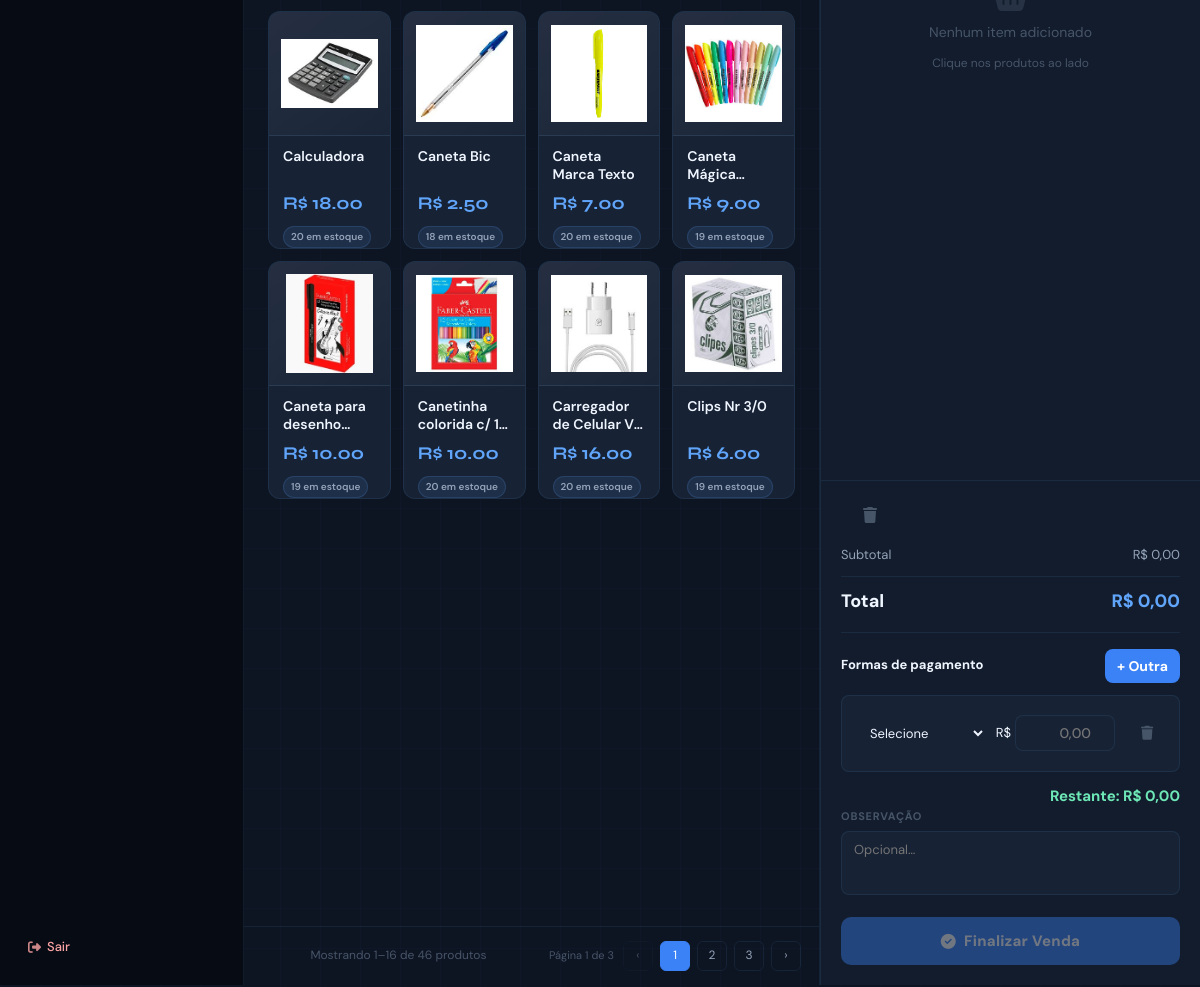
The page /pdv/ (signed in, middle part) on the database as committed earlier.
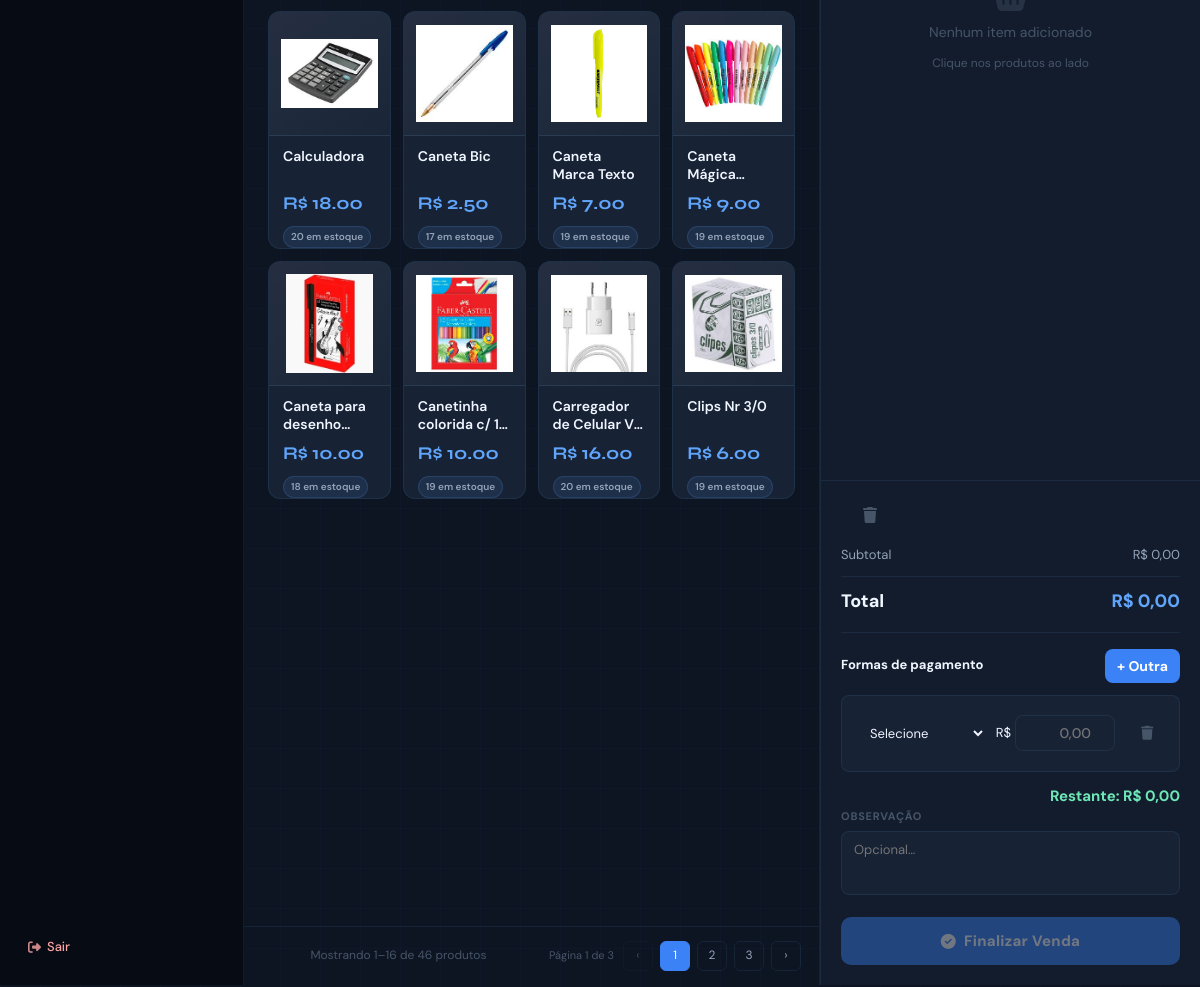
The same page on the database as committed later.
### app/models/produto.py (models this page shows, shortened)
class Produto(Base):
    __tablename__ = "produtos"
    id = Column(Integer, primary_key=True, autoincrement=True, index=True)
    nome = Column(String(150), nullable=False, index=True, unique=True)
    preco = Column(Float, nullable=False, default=0.0)
    ativo = Column(Boolean, default=True)
    imagem_path = Column(String(255), nullable=True)
    categoria_id = Column(Integer, ForeignKey("categorias.id", ondelete="SET NULL"), nullable=True)
    categoria = relationship("Categoria", back_populates="produtos")
    variacoes = relationship("Variacao", back_populates="produto", cascade="all, delete-orphan")
    @property
    def estoque_total(self) -> int:
        """Saldo consolidado de todas as variações do produto."""
        return sum(variacao.estoque_atual for variacao in self.variacoes)
    @property
    def estoque_total(self):
        """Quantidade disponível, calculada a partir das variações do produto."""
        return sum(variacao.estoque_atual or 0 for variacao in self.variacoes)

### app/models/variacoes.py (models this page shows, shortened)
class Variacao(Base):
    __tablename__ = "variacoes"
    __table_args__ = (
        UniqueConstraint("produto_id", "tamanho", "cor", name="uq_variacao_produto_tamanho_cor"),
    )
    id = Column(Integer, primary_key=True, autoincrement=True, index=True)
    produto_id = Column(Integer, ForeignKey("produtos.id", ondelete="CASCADE"), nullable=False)
    tamanho = Column(String(10), nullable=False)  # Ex: 'P', 'M', 'G', 'GG'
    cor = Column(String(50), nullable=False)      # Ex: 'Azul', 'Preto'
    estoque_atual = Column(Integer, nullable=False, default=0)
    imagem_path = Column(String(255), nullable=True)
    produto = relationship("Produto", back_populates="variacoes")

### app/controllers/pdv_controller.py (the view)
@router.get("/")
def tela_pdv(
    request: Request,
    busca: str = "",
    pagina: int = 1,
    por_pagina: int = 16,
    db: Session = Depends(get_db),
    usuario = Depends(get_usuario_logado)
):
    query_produtos = (
        db.query(Produto)
        .join(Produto.variacoes)
        .filter(Produto.ativo == True)
        .group_by(Produto.id)
        .having(func.sum(Variacao.estoque_atual) > 0)
    )
    if busca:
        query_produtos = query_produtos.filter(Produto.nome.ilike(f"%{busca}%"))
    resultado = paginar(query_produtos.order_by(Produto.nome), pagina, por_pagina)
    clientes  = (
        db.query(Cliente)
        .filter(Cliente.ativo == True)
        .order_by(Cliente.nome)
        .all()
    )
    return templates.TemplateResponse(
        request,
        "pdv/index.html",
        {
            "request":             request,
            "usuario":             usuario,
            "produtos":            resultado.itens,
            "clientes":            clientes,
            "desconto_associado":  DESCONTO_ASSOCIADO,
            "busca":               busca,
            "pagina":              resultado.atual,
            "por_pagina":          resultado.por_pagina,
            "total_paginas":       resultado.total_paginas,
            "total_produtos":      resultado.total_itens,
        }
    )

### app/templates/pdv/index.html (shortened to what this page needs)
{% extends "base.html" %}
{% from "components/pagination.html" import render as render_pagination with context %}
{% block content %}
<div class="pdv-layout">
    <section class="produtos-panel">
        <div class="produtos-grid {% if por_pagina > 16 %}compacto{% endif %}" id="produtos-grid">
            {% for p in produtos %}
            <div class="produto-card {% if p.estoque_total == 0 %}sem-estoque{% endif %}" data-id="{{ p.id }}"
                data-nome="{{ p.nome }}" data-preco="{{ p.preco }}" data-estoque="{{ p.estoque_total }}"
                data-imagem="{{ p.imagem_url }}" role="button" tabindex="0"
                onclick="abrirSeletorVariacao(this)"
                onkeydown="if (event.key === 'Enter' || event.key === ' ') { event.preventDefault(); abrirSeletorVariacao(this); }">
                    <div class="produto-imagem {% if not p.imagem_path %}sem-imagem{% endif %}">
                        {% if p.imagem_path %}
                        <img src="{{ p.imagem_url }}" alt="{{ p.nome }}" loading="lazy">
                        {% else %}
                        <span class="produto-imagem-inicial" aria-hidden="true">{{ p.nome[:1]|upper }}</span>
                        <i class="fas fa-box-open" aria-label="Produto sem imagem"></i>
                        {% endif %}
                    </div>
                    <div class="produto-conteudo">
                    <span class="produto-nome">{{ p.nome }}</span>
                    <span class="produto-preco">R$ {{ "%.2f"|format(p.preco) }}</span>
                    <span class="produto-estoque">
                        {% if p.estoque_total == 0 %}
                        Sem estoque
                        {% else %}
                        {{ p.estoque_total }} em estoque
                        {% endif %}
                    </span>
                    </div>
            </div>
            {% endfor %}
        </div>
        {{ render_pagination(pagina, por_pagina, total_produtos, total_paginas, 'produtos') }}
    </section>
    <aside class="carrinho-panel">
        <div id="carrinho-itens">
            <div class="carrinho-vazio" id="carrinho-vazio">
                <i class="fas fa-shopping-basket"></i>
                <span>Nenhum item adicionado</span>
                <span style="font-size:12px;color:var(--text-muted);">Clique nos produtos ao lado</span>
            </div>
        </div>
        <div class="carrinho-footer">
            <div class="carrinho-header-inline">
                <button type="button" class="btn-limpar-carrinho" onclick="limparCarrinho()" title="Limpar carrinho">
                    <i class="fas fa-trash"></i>
                </button>
            </div>
            <div class="total-linha">
                <span>Subtotal</span>
                <span id="subtotal-val">R$ 0,00</span>
            </div>
            <div class="total-linha final">
                <span>Total</span>
                <span id="total-val">R$ 0,00</span>
            </div>
            <div class="pagamentos-wrap">
                <div class="pagamentos-header">
                    <label>Formas de pagamento</label>
                    <button type="button" id="btn-add-pagamento" class="btn-add-pagamento">+ Outra</button>
                </div>
                <div id="pagamentos-list" class="pagamentos-list"></div>
                <div class="pagamento-restante" id="pagamento-restante">Restante: R$ 0,00</div>
            </div>
            <div class="obs-wrap">
                <label>Observação</label>
                <textarea id="obs-input" placeholder="Opcional…"></textarea>
            </div>
            <form id="form-venda" method="POST" action="/pdv/finalizar">
                <button id="btn-finalizar" type="button" disabled>
                    <i class="fas fa-check-circle"></i>
                    Finalizar Venda
                </button>
            </form>
        </div>
    </aside>
</div>
{% endblock %}

### app/templates/base.html (shortened to what this page needs)
<!DOCTYPE html>
<html lang="pt-BR">
<head>
    <link rel="stylesheet" href="https://cdnjs.cloudflare.com/ajax/libs/font-awesome/6.4.0/css/all.min.css">
</head>
<body class="{{ 'has-sidebar' if usuario else '' }}">
    {% if usuario %}
    {% set current_path = request.url.path if request is defined else '' %}
    {% set is_home = current_path == '/' %}
    {% set is_cliente = current_path == '/cliente' or current_path.startswith('/cliente/') %}
    {% set is_produtos = current_path == '/produtos' or current_path.startswith('/produtos/') %}
    {% set is_categorias = current_path == '/categorias' or current_path.startswith('/categorias/') %}
    {% set is_usuarios = current_path == '/usuarios' or current_path.startswith('/usuarios/') %}
    {% set is_movimentacoes = current_path == '/movimentacoes' or current_path.startswith('/movimentacoes/') %}
    {% set is_armarios = current_path == '/armarios' or current_path.startswith('/armarios/') %}
    {% set is_pdv = current_path == '/pdv' or current_path.startswith('/pdv/') %}
    {% set is_admin = usuario.role == 'admin' %}
    <aside class="sidebar" id="sidebar" aria-label="Navegacao principal">
        <nav class="sidebar-nav">
            <a href="/auth/logout" class="nav-btn logout"><i class="fas fa-right-from-bracket"></i> Sair</a>
        </nav>
    </aside>
    {% endif %}
    <main>
        {% block content %}{% endblock %}
    </main>
</body>
</html>

### app/templates/components/pagination.html (shortened to what this page needs)
{% macro render(pagina, por_pagina, total_itens, total_paginas, item_nome='registros') %}
{% set inicio = (pagina - 1) * por_pagina + 1 if total_itens else 0 %}
{% set fim = [pagina * por_pagina, total_itens] | min %}
{% set primeira_visivel = [1, pagina - 2] | max %}
{% set ultima_visivel = [total_paginas, pagina + 2] | min %}
{% if total_itens > 2 %}
<div class="server-pagination">
  <span id="paginationSummary" class="server-pagination__summary" aria-live="polite">
    {% if total_itens %}Mostrando {{ inicio }}–{{ fim }} de {{ total_itens }} {{ item_nome }}{% else %}Nenhum {{ item_nome }} encontrado{% endif %}
  </span>
  {% if total_paginas > 1 %}
  <nav id="paginationControls" class="server-pagination__controls" aria-label="Paginação">
    <span class="server-pagination__page">Página {{ pagina }} de {{ total_paginas }}</span>
    <a class="server-pagination__button {% if pagina == 1 %}is-disabled{% endif %}"
       {% if pagina > 1 %}href="{{ request.url.include_query_params(pagina=pagina - 1, por_pagina=por_pagina) }}"{% else %}aria-disabled="true"{% endif %}
       aria-label="Página anterior">‹</a>
    {% for numero in range(primeira_visivel, ultima_visivel + 1) %}
      <a class="server-pagination__button {% if numero == pagina %}is-active{% endif %}"
         href="{{ request.url.include_query_params(pagina=numero, por_pagina=por_pagina) }}"
         {% if numero == pagina %}aria-current="page"{% endif %}>{{ numero }}</a>
    {% endfor %}
    <a class="server-pagination__button {% if pagina == total_paginas %}is-disabled{% endif %}"
       {% if pagina < total_paginas %}href="{{ request.url.include_query_params(pagina=pagina + 1, por_pagina=por_pagina) }}"{% else %}aria-disabled="true"{% endif %}
       aria-label="Próxima página">›</a>
  </nav>
  {% endif %}
</div>
{% endif %}
{% endmacro %}

### app/templates/base.html (style rules this page uses)
:root { --bg-base: #0d1422; --bg-surface: #121c2d; --bg-card: #172235; --bg-card-hover: #1d2a40; --border: rgba(99, 179, 237, 0.1); --border-hover: rgba(99, 179, 237, 0.28); --accent: #3b82f6; --accent-glow: rgba(59, 130, 246, 0.35); --accent-light: #60a5fa; --red: #ef4444; --red-glow: rgba(239, 68, 68, 0.3); --text-primary: #f0f6ff; --text-secondary: #94a3b8; --text-muted: #475569; --header-h: 68px; --radius: 12px; --radius-lg: 18px; --transition: 0.22s cubic-bezier(0.4, 0, 0.2, 1); --senai-blue: #0054a6; --senai-yellow: #ffcb05; }
*, *::before, *::after { margin: 0; padding: 0; box-sizing: border-box; }
html { scroll-behavior: smooth; max-width: 100%; overflow-x: hidden; }
body { font-family: 'DM Sans', sans-serif; background-color: var(--bg-base); color: var(--text-primary); line-height: 1.6; min-height: 100vh; display: flex; flex-direction: column; width: 100%; max-width: 100%; overflow-x: hidden; background-image: linear-gradient(rgba(59, 130, 246, 0.03) 1px, transparent 1px), linear-gradient(90deg, rgba(59, 130, 246, 0.03) 1px, transparent 1px); background-size: 40px 40px; }
.nav-btn { position: relative; background: transparent; color: var(--text-secondary); padding: 7px 10px; text-decoration: none; border-radius: 8px; font-weight: 500; font-size: 12px; font-family: 'DM Sans', sans-serif; transition: color var(--transition), background var(--transition), transform var(--transition); border: 1px solid transparent; display: inline-flex; align-items: center; gap: 6px; white-space: nowrap; overflow: hidden; }
.nav-btn::after { content: ''; position: absolute; inset: 0; background: linear-gradient(110deg, transparent 30%, rgba(255, 255, 255, 0.07) 50%, transparent 70%); transform: translateX(-100%); transition: transform 0.45s ease; }
.nav-btn i { font-size: 13px; opacity: 0.8; }
.nav-btn.logout { color: #fca5a5; margin-left: 2px; }
main { padding: var(--header-h) 0 0; flex-grow: 1; width: 100%; min-width: 0; }
main>* { min-width: 0; max-width: 100%; }
button, .btn { font-family: 'DM Sans', sans-serif; background: var(--accent); color: #fff; padding: 10px 22px; border: none; border-radius: 8px; cursor: pointer; font-weight: 600; font-size: 14px; transition: all var(--transition); position: relative; overflow: hidden; }
input, textarea, select { width: 100%; padding: 10px 14px; margin: 8px 0; background: var(--bg-card); border: 1px solid var(--border); border-radius: 8px; color: var(--text-primary); font-family: 'DM Sans', sans-serif; font-size: 14px; transition: border-color var(--transition), box-shadow var(--transition); outline: none; }
main>* { animation: fadeUp 0.4s ease both; }
.server-pagination { display: grid; grid-template-columns: 1fr auto; align-items: center; gap: 14px; padding: 14px 18px; border-top: 1px solid var(--border); color: var(--text-muted); font-size: 12px; }
.server-pagination__controls { display: flex; align-items: center; gap: 7px; }
.server-pagination__summary { text-align: center; }
.server-pagination__controls { flex-wrap: wrap; }
.server-pagination__page { color: var(--text-muted); font-size: 11px; margin-right: 2px; white-space: nowrap; }
.server-pagination__button { display: inline-flex; align-items: center; justify-content: center; min-width: 30px; height: 30px; padding: 0 8px; border: 1px solid var(--border); border-radius: 6px; color: var(--text-secondary); text-decoration: none; }
.server-pagination__button:hover:not(.is-disabled), .server-pagination__button.is-active { background: var(--accent); border-color: var(--accent); color: #fff; }
.server-pagination__button.is-disabled { cursor: not-allowed; opacity: .4; }
body.has-sidebar { padding-left: 244px; }
.sidebar { background: rgba(8, 12, 20, 0.97); border-right: 1px solid var(--border); display: flex; flex-direction: column; height: 100vh; left: 0; padding: 22px 14px 16px; position: fixed; top: 0; width: 244px; z-index: 200; }
.sidebar-nav { display: flex; flex: 1; flex-direction: column; gap: 4px; }
.sidebar-nav .nav-btn { font-size: 13px; padding: 10px 11px; width: 100%; }
.sidebar-nav .nav-btn.logout { margin-top: auto; }
html { scrollbar-color: #3b82f6 #0d1320; scrollbar-width: thin; }

Rows that differ between the two databases and show on the page:
changed through a linked row, Produto "Caneta Bic": estoque_total "18" → "17"
changed through a linked row, Produto "Caneta Marca Texto": estoque_total "20" → "19"
changed through a linked row, Produto "Caneta para…": estoque_total "19" → "18"
changed through a linked row, Produto "Canetinha colorida c/…": estoque_total "20" → "19"
